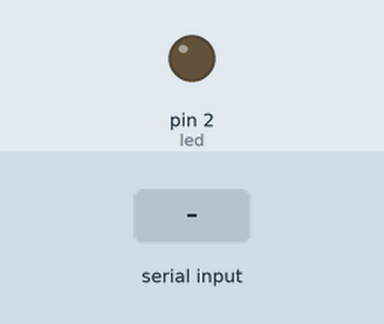
Simulated run of this sketch. Board: Arduino Uno, built with avr-gcc and run on an emulated ATmega328P. On the bench: output pins drawn as LEDs (lit = HIGH). The test bench sets the inputs (shaded band).

Above: at 1.2 s.
1.3 s: "A" received over Serial
At 1.6 s:
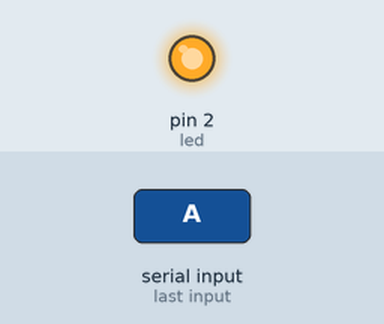
2.8 s: "a" received over Serial
At 4.0 s:
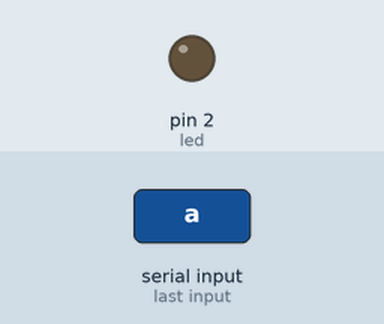
Timing chart, 0 to 5.8 s (numbered marks = the images above; inputs shaded):
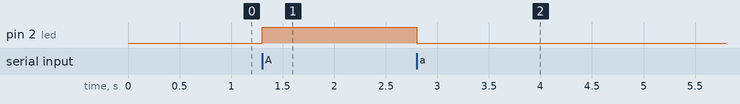

The sketch:

Bluetooth_Slave.ino
```cpp
#define led 2

void setup()
{
  // put your setup code here, to run once:
  Serial.begin(9600);
  pinMode(led, OUTPUT);
}

void loop()
{
  // put your main code here, to run repeatedly:
  if(Serial.available())
  {
    char val = Serial.read();
    if(val == 'A')
    {
      digitalWrite(led, HIGH);
    }
    else if(val == 'a')
    {
      digitalWrite(led, LOW);
    }
  }
}
```

Measured:
- after the input at 1.3 s, pin 2 (led): LOW → HIGH at once
- after the input at 2.8 s, pin 2 (led): HIGH → LOW at once
